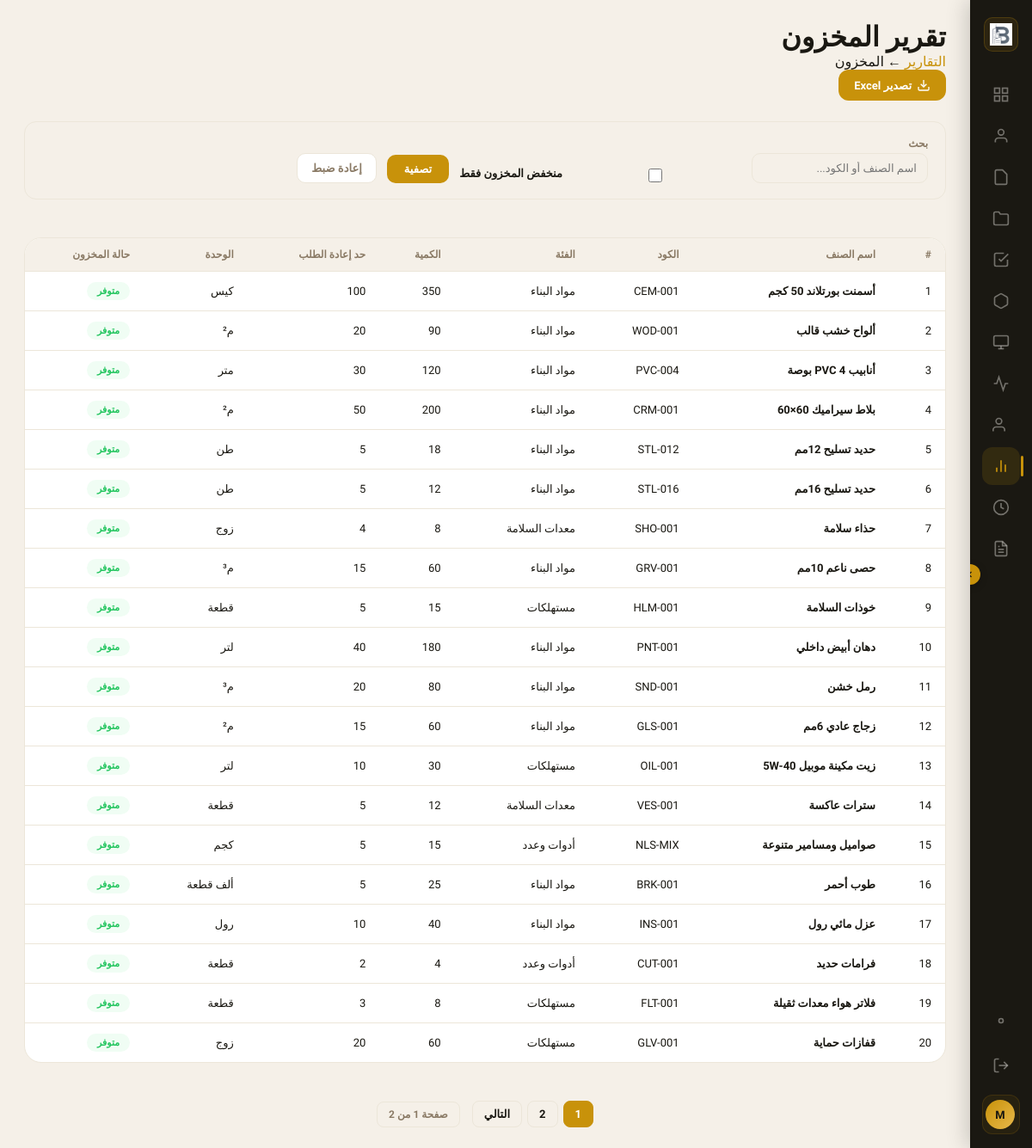
Screenshot of /reports/inventory/ (signed in) with the database file from the repository.
### company/models.py (models this page shows, shortened)
class CompanySettings(models.Model):
    company_logo    = models.ImageField(upload_to='company/', blank=True, null=True)
    company_name_ar = models.CharField(max_length=255, blank=True)
    company_name_en = models.CharField(max_length=255, blank=True)
    unified_number  = models.CharField(max_length=20, blank=True)
    cr_number       = models.CharField(max_length=20, blank=True)
    cr_issue_date   = models.DateField(blank=True, null=True)
    municipality_license = models.CharField(max_length=100, blank=True)
    tax_registration_number = models.CharField(max_length=50, blank=True)
    facility_address     = models.TextField(blank=True)
    address_building_number = models.CharField(max_length=20, blank=True)
    address_street       = models.CharField(max_length=255, blank=True)
    address_district     = models.CharField(max_length=255, blank=True)
    address_city         = models.CharField(max_length=100, blank=True)
    address_postal_code  = models.CharField(max_length=10, blank=True)
    manager_name        = models.CharField(max_length=255, blank=True)
    manager_nationality = models.CharField(max_length=100, blank=True)
    manager_id          = models.CharField(max_length=50, blank=True)
    manager_mobile      = models.CharField(max_length=20, blank=True)
    manager_email       = models.EmailField(blank=True)
    pr_mobile         = models.CharField(max_length=20, blank=True)
    pr_email          = models.EmailField(blank=True)
    marketing_mobile  = models.CharField(max_length=20, blank=True)
    marketing_email   = models.EmailField(blank=True)
    hr_email          = models.EmailField(blank=True)
    instagram      = models.URLField(blank=True)
    tiktok         = models.URLField(blank=True)
    facebook       = models.URLField(blank=True)
    youtube        = models.URLField(blank=True)
    twitter        = models.URLField(blank=True)
    snapchat       = models.URLField(blank=True)
    google_maps_link = models.URLField(blank=True)
    website_link   = models.URLField(blank=True)
    class Meta:
        verbose_name = 'إعدادات الشركة'

### inventory/models.py (models this page shows, shortened)
class Item(models.Model):
    warehouse     = models.ForeignKey(Warehouse, on_delete=models.CASCADE, related_name='items')
    category      = models.ForeignKey(ItemCategory, on_delete=models.SET_NULL, null=True, blank=True, related_name='items')
    name          = models.CharField(max_length=200)
    sku           = models.CharField(max_length=100, unique=True, blank=True, null=True)
    unit          = models.CharField(max_length=50)
    qty_on_hand   = models.DecimalField(max_digits=12, decimal_places=2, default=0)
    reorder_level = models.DecimalField(max_digits=12, decimal_places=2, default=0)
    unit_cost     = models.DecimalField(max_digits=12, decimal_places=2, default=0)
    expiry_date   = models.DateField(null=True, blank=True)
    notes         = models.TextField(blank=True)
    class Meta:
        verbose_name = "صنف"
        verbose_name_plural = "الأصناف"

class ItemCategory(models.Model):
    TYPE_CHOICES = [
        ('materials',  'مواد بناء'),
        ('tools',      'أدوات وعدد'),
        ('equipment',  'معدات'),
        ('consumable', 'مستهلكات'),
        ('safety',     'معدات السلامة'),
        ('other',      'أخرى'),
    ]
    name = models.CharField(max_length=100)
    type = models.CharField(max_length=20, choices=TYPE_CHOICES)
    class Meta:
        verbose_name = "تصنيف المواد"
        verbose_name_plural = "تصنيفات المواد"

### reports/views.py (the view, shortened to what this page needs)
# urls.py: path('inventory/', views.report_inventory,  name='report_inventory'),
@login_required(login_url=LOGIN_URL)
def report_inventory(request):
    from inventory.models import Item
    search   = request.GET.get('q', '')
    low_only = request.GET.get('low', '')
    export   = request.GET.get('export', '')
    page     = int(request.GET.get('page', 1))
    items = Item.objects.select_related('category').order_by('name')
    if search:   items = items.filter(Q(name__icontains=search) | Q(sku__icontains=search))
    if low_only: items = items.filter(qty_on_hand__lte=F('reorder_level'))
    page_obj, num_pages = _paginate(items, page)
    return render(request, 'reports/report_inventory.html', {
        'page_obj': page_obj, 'num_pages': num_pages, 'page': page,
        'search': search, 'low_only': low_only,
    })

### reports/templates/reports/report_inventory.html (shortened to what this page needs)
{% load static %}
<!DOCTYPE html>
<html lang="ar" dir="rtl">
<head>
<link rel="stylesheet" href="{% static 'projects/css/dashboard.css' %}">
<link rel="stylesheet" href="{% static 'invoices/css/invoices.css' %}">
</head>
<body>
<aside class="sidebar" id="sidebar">
    <button class="sidebar-toggle" id="sidebarToggle"><svg width="12" height="12" viewBox="0 0 24 24" fill="none" stroke="currentColor" stroke-width="2.5"><polyline points="15 18 9 12 15 6"/></svg></button>
    <div class="sidebar-logo"><div class="logo-mark">{% if company and company.company_logo %}<img src="{{ company.company_logo.url }}" alt="">{% else %}<img src="{% static 'website/img/logo.png' %}" alt="باء البناء">{% endif %}</div><span class="logo-text">{{ company.company_name_ar|default:"باء البناء" }}</span></div>
    <nav class="sidebar-nav">
        <a href="{% url 'projects_dashboard' %}" class="nav-item"><svg width="20" height="20" viewBox="0 0 24 24" fill="none" stroke="currentColor" stroke-width="2"><rect x="3" y="3" width="7" height="7"/><rect x="14" y="3" width="7" height="7"/><rect x="14" y="14" width="7" height="7"/><rect x="3" y="14" width="7" height="7"/></svg><span class="nav-label">الرئيسية</span></a>
        <a href="{% url 'client_list' %}" class="nav-item"><svg width="20" height="20" viewBox="0 0 24 24" fill="none" stroke="currentColor" stroke-width="2"><path d="M20 21v-2a4 4 0 0 0-4-4H8a4 4 0 0 0-4 4v2"/><circle cx="12" cy="7" r="4"/></svg><span class="nav-label">العملاء</span></a>
        <a href="{% url 'invoices_home' %}" class="nav-item"><svg width="20" height="20" viewBox="0 0 24 24" fill="none" stroke="currentColor" stroke-width="2"><path d="M14 2H6a2 2 0 0 0-2 2v16a2 2 0 0 0 2 2h12a2 2 0 0 0 2-2V8z"/></svg><span class="nav-label">الفواتير</span></a>
        <a href="{% url 'project_list' %}" class="nav-item"><svg width="20" height="20" viewBox="0 0 24 24" fill="none" stroke="currentColor" stroke-width="2"><path d="M22 19a2 2 0 0 1-2 2H4a2 2 0 0 1-2-2V5a2 2 0 0 1 2-2h5l2 3h9a2 2 0 0 1 2 2z"/></svg><span class="nav-label">المشاريع</span></a>
        <a href="{% url 'task_list' %}" class="nav-item"><svg width="20" height="20" viewBox="0 0 24 24" fill="none" stroke="currentColor" stroke-width="2"><polyline points="9 11 12 14 22 4"/><path d="M21 12v7a2 2 0 0 1-2 2H5a2 2 0 0 1-2-2V5a2 2 0 0 1 2-2h11"/></svg><span class="nav-label">المهام</span></a>
        <a href="{% url 'inventory_home' %}" class="nav-item"><svg width="20" height="20" viewBox="0 0 24 24" fill="none" stroke="currentColor" stroke-width="2"><path d="M21 16V8a2 2 0 0 0-1-1.73l-7-4a2 2 0 0 0-2 0l-7 4A2 2 0 0 0 3 8v8a2 2 0 0 0 1 1.73l7 4a2 2 0 0 0 2 0l7-4A2 2 0 0 0 21 16z"/></svg><span class="nav-label">المخزون</span></a>
        <a href="{% url 'accounting_home' %}" class="nav-item"><svg width="20" height="20" viewBox="0 0 24 24" fill="none" stroke="currentColor" stroke-width="2"><rect x="2" y="3" width="20" height="14" rx="2"/><line x1="8" y1="21" x2="16" y2="21"/><line x1="12" y1="17" x2="12" y2="21"/></svg><span class="nav-label">المحاسبة</span></a>
        <a href="{% url 'marketing_home' %}" class="nav-item"><svg width="20" height="20" viewBox="0 0 24 24" fill="none" stroke="currentColor" stroke-width="2"><path d="M22 12h-4l-3 9L9 3l-3 9H2"/></svg><span class="nav-label">التسويق</span></a>
        <a href="{% url 'employee_list' %}" class="nav-item"><svg width="20" height="20" viewBox="0 0 24 24" fill="none" stroke="currentColor" stroke-width="2"><path d="M17 21v-2a4 4 0 0 0-4-4H5a4 4 0 0 0-4 4v2"/><circle cx="9" cy="7" r="4"/></svg><span class="nav-label">الفريق</span></a>
        <a href="{% url 'reports_home' %}" class="nav-item active"><svg width="20" height="20" viewBox="0 0 24 24" fill="none" stroke="currentColor" stroke-width="2"><line x1="18" y1="20" x2="18" y2="10"/><line x1="12" y1="20" x2="12" y2="4"/><line x1="6" y1="20" x2="6" y2="14"/></svg><span class="nav-label">التقارير</span></a>
        <a href="{% url 'attendance_checkin' %}" class="nav-item" title="الحضور والانصراف"><svg width="20" height="20" viewBox="0 0 24 24" fill="none" stroke="currentColor" stroke-width="2"><circle cx="12" cy="12" r="10"/><polyline points="12 6 12 12 16 14"/></svg><span class="nav-label">الحضور والانصراف</span></a>
        <a href="{% url 'namadhj_home' %}" class="nav-item" title="النماذج"><svg width="20" height="20" viewBox="0 0 24 24" fill="none" stroke="currentColor" stroke-width="2"><path d="M14 2H6a2 2 0 0 0-2 2v16a2 2 0 0 0 2 2h12a2 2 0 0 0 2-2V8z"/><polyline points="14 2 14 8 20 8"/><line x1="16" y1="13" x2="8" y2="13"/><line x1="16" y1="17" x2="8" y2="17"/><polyline points="10 9 9 9 8 9"/></svg><span class="nav-label">النماذج</span></a>
    </nav>
    <div class="sidebar-bottom">
        <a href="{% url 'company_home' %}" class="nav-item"><svg width="20" height="20" viewBox="0 0 24 24" fill="none" stroke="currentColor" stroke-width="2"><circle cx="12" cy="12" r="3"/></svg><span class="nav-label">الإعدادات</span></a>
        <a href="{% url 'employee_logout' %}" class="nav-item logout-item"><svg width="20" height="20" viewBox="0 0 24 24" fill="none" stroke="currentColor" stroke-width="2"><path d="M9 21H5a2 2 0 0 1-2-2V5a2 2 0 0 1 2-2h4"/><polyline points="16 17 21 12 16 7"/><line x1="21" y1="12" x2="9" y2="12"/></svg><span class="nav-label">خروج</span></a>
        <div class="sidebar-user"><div class="user-avatar">{{ request.user.get_full_name|default:request.user.username|slice:":1"|upper }}</div></div>
    </div>
</aside>
<main class="main-content">
    <header class="page-header">
        <div class="page-header-info">
            <h1 class="page-title">تقرير المخزون</h1>
            <p class="page-subtitle"><a href="{% url 'reports_home' %}" style="color:var(--gold);text-decoration:none">التقارير</a> ← المخزون</p>
        </div>
        <a href="?export=excel&q={{ search }}&low={{ low_only }}" class="btn-primary" style="text-decoration:none;display:inline-flex;align-items:center;gap:6px;padding:10px 18px;border-radius:12px;">
            <svg width="16" height="16" viewBox="0 0 24 24" fill="none" stroke="currentColor" stroke-width="2"><path d="M21 15v4a2 2 0 0 1-2 2H5a2 2 0 0 1-2-2v-4"/><polyline points="7 10 12 15 17 10"/><line x1="12" y1="15" x2="12" y2="3"/></svg>
            تصدير Excel
        </a>
    </header>
    <form method="get" class="rep-filter">
        <div><label>بحث</label><input type="text" name="q" value="{{ search }}" placeholder="اسم الصنف أو الكود..."></div>
        <div style="display:flex;align-items:center;gap:8px;padding-top:20px">
            <input type="checkbox" name="low" value="1" id="chkLow" {% if low_only %}checked{% endif %} style="width:16px;height:16px;accent-color:var(--gold)">
            <label for="chkLow" style="padding:0;font-size:13px;color:var(--text);cursor:pointer">منخفض المخزون فقط</label>
        </div>
        <button type="submit" class="btn-primary" style="padding:9px 20px;border-radius:10px;">تصفية</button>
        <a href="{% url 'report_inventory' %}" class="btn-cancel" style="padding:9px 16px;border-radius:10px;text-decoration:none;font-size:13px;font-weight:600;">إعادة ضبط</a>
    </form>
    <div class="inv-table-wrap">
        <table class="inv-table">
            <thead><tr><th>#</th><th>اسم الصنف</th><th>الكود</th><th>الفئة</th><th>الكمية</th><th>حد إعادة الطلب</th><th>الوحدة</th><th>حالة المخزون</th></tr></thead>
            <tbody>
            {% for item in page_obj %}
            <tr>
                <td>{{ forloop.counter|add:page_obj.start_index|add:"-1" }}</td>
                <td><strong>{{ item.name }}</strong></td>
                <td>{{ item.sku|default:"—" }}</td>
                <td>{{ item.category.name|default:"—" }}</td>
                <td>{{ item.qty_on_hand|floatformat:0 }}</td>
                <td>{{ item.reorder_level|default:0|floatformat:0 }}</td>
                <td>{{ item.unit|default:"—" }}</td>
                <td>
                    {% if item.qty_on_hand <= item.reorder_level %}
                    <span class="badge-low">منخفض</span>
                    {% else %}
                    <span class="inv-badge badge-paid">متوفر</span>
                    {% endif %}
                </td>
            </tr>
            {% empty %}
            <tr><td colspan="8" style="text-align:center;padding:40px;color:var(--text-muted)">لا توجد أصناف</td></tr>
            {% endfor %}
            </tbody>
        </table>
    </div>
    {% if num_pages > 1 %}
    <div class="pag">
        {% for p in page_obj.paginator.page_range %}{% if p == page %}<span class="cur">{{ p }}</span>{% elif p|add:"-2" <= page and page <= p|add:"2" %}<a href="?page={{ p }}&q={{ search }}&low={{ low_only }}">{{ p }}</a>{% endif %}{% endfor %}
        {% if page_obj.has_next %}<a href="?page={{ page_obj.next_page_number }}&q={{ search }}&low={{ low_only }}">التالي</a>{% endif %}
        <span style="color:var(--text-muted);font-size:12px;margin-right:8px">صفحة {{ page }} من {{ num_pages }}</span>
    </div>
    {% endif %}
</main>
</body>
</html>

### rows the page displays
CompanySettings: company_logo (picture)
Item: name "أسمنت بورتلاند 50 كجم", sku "CEM-001", category.name "مواد البناء", qty_on_hand "350", reorder_level "100", unit "كيس", shows "متوفر"
Item: name "ألواح خشب قالب", sku "WOD-001", category.name "مواد البناء", qty_on_hand "90", reorder_level "20", unit "م²", shows "متوفر"
Item: name "أنابيب PVC 4 بوصة", sku "PVC-004", category.name "مواد البناء", qty_on_hand "120", reorder_level "30", unit "متر", shows "متوفر"
Item: name "بلاط سيراميك 60×60", sku "CRM-001", category.name "مواد البناء", qty_on_hand "200", reorder_level "50", unit "م²", shows "متوفر"
Item: name "حديد تسليح 12مم", sku "STL-012", category.name "مواد البناء", qty_on_hand "18", reorder_level "5", unit "طن", shows "متوفر"
Item: name "حديد تسليح 16مم", sku "STL-016", category.name "مواد البناء", qty_on_hand "12", reorder_level "5", unit "طن", shows "متوفر"
Item: name "حذاء سلامة", sku "SHO-001", category.name "معدات السلامة", qty_on_hand "8", reorder_level "4", unit "زوج", shows "متوفر"
Item: name "حصى ناعم 10مم", sku "GRV-001", category.name "مواد البناء", qty_on_hand "60", reorder_level "15", unit "م³", shows "متوفر"
Item: name "خوذات السلامة", sku "HLM-001", category.name "مستهلكات", qty_on_hand "15", reorder_level "5", unit "قطعة", shows "متوفر"
Item: name "دهان أبيض داخلي", sku "PNT-001", category.name "مواد البناء", qty_on_hand "180", reorder_level "40", unit "لتر", shows "متوفر"
Item: name "رمل خشن", sku "SND-001", category.name "مواد البناء", qty_on_hand "80", reorder_level "20", unit "م³", shows "متوفر"
Item: name "زجاج عادي 6مم", sku "GLS-001", category.name "مواد البناء", qty_on_hand "60", reorder_level "15", unit "م²", shows "متوفر"
Item: name "زيت مكينة موبيل 5W-40", sku "OIL-001", category.name "مستهلكات", qty_on_hand "30", reorder_level "10", unit "لتر", shows "متوفر"
Item: name "سترات عاكسة", sku "VES-001", category.name "معدات السلامة", qty_on_hand "12", reorder_level "5", unit "قطعة", shows "متوفر"
Item: name "صواميل ومسامير متنوعة", sku "NLS-MIX", category.name "أدوات وعدد", qty_on_hand "15", reorder_level "5", unit "كجم", shows "متوفر"
Item: name "طوب أحمر", sku "BRK-001", category.name "مواد البناء", qty_on_hand "25", reorder_level "5", unit "ألف قطعة", shows "متوفر"
Item: name "عزل مائي رول", sku "INS-001", category.name "مواد البناء", qty_on_hand "40", reorder_level "10", unit "رول", shows "متوفر"
Item: name "فرامات حديد", sku "CUT-001", category.name "أدوات وعدد", qty_on_hand "4", reorder_level "2", unit "قطعة", shows "متوفر"
Item: name "فلاتر هواء معدات ثقيلة", sku "FLT-001", category.name "مستهلكات", qty_on_hand "8", reorder_level "3", unit "قطعة", shows "متوفر"
Item: name "قفازات حماية", sku "GLV-001", category.name "مستهلكات", qty_on_hand "60", reorder_level "20", unit "زوج", shows "متوفر"

### other values shown
{{ p }} "1"
{{ p }} "2"
{{ num_pages }} "2"
